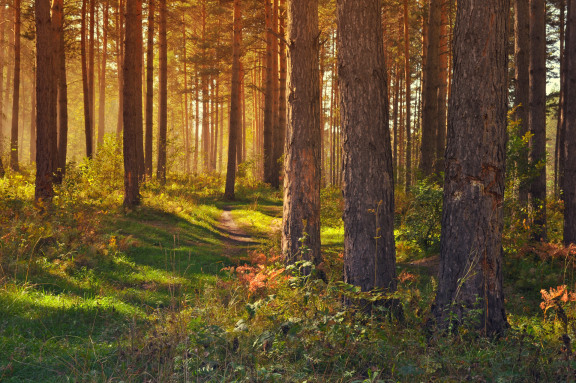
#> input picture 2018-imagexd_scientific_python/skimage/forest.jpg, 576 x 383 px
$ jupyter execute images_are_arrays__solutions.ipynb   (shell and % lines are left out)
#> lines starting #> are read from the running program, lines starting #| are printed output that depends on the picture; after the words box and inside, x2 and y2 are one past the last pixel; in counts of white or black regions, pixels touching at a corner belong together
[cell 1]
import numpy as np
import matplotlib.pyplot as plt

## Exercise

In the film industry, it is often necessary to impose actors on top of a rendered background.  To do that, the actors are filmed on a "green screen".  Here's an example shot (``images/greenscreen.jpg``):

Say we'd like to help these folks travel into a forest (``skimage/forest.jpg``):

Can you transplant the foreground of the greenscreen onto the backdrop of the forest?

[cell 2]
from skimage import io

forest = io.imread('skimage/forest.jpg')
#> forest is the input picture: shape (383, 576, 3); mean R, G, B 102.2, 79, 43.2
people = io.imread('skimage/greenscreen.jpg')
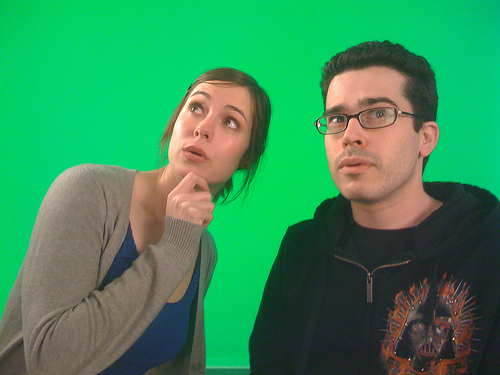
#> input picture 2018-imagexd_scientific_python/skimage/greenscreen.jpg, 500 x 375 px
#> people is the input picture: shape (375, 500, 3); mean R, G, B 56.1, 140.7, 88.5

[cell 3]
forest.shape, people.shape
#> Out = ((383, 576, 3), (375, 500, 3))

[cell 4]
forest = forest[:375, :500, :]
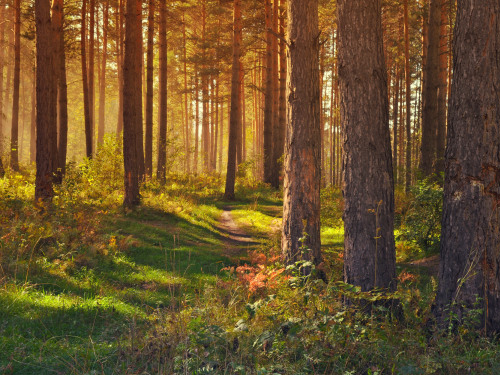
#> forest: shape (375, 500, 3); mean R, G, B 107.1, 81.8, 43.3

from skimage import img_as_float
forest = img_as_float(forest)
people = img_as_float(people)

print(forest.max(), people.max())
#| 1.0 1.0

[cell 5]
mask = people[..., 1] < 0.7
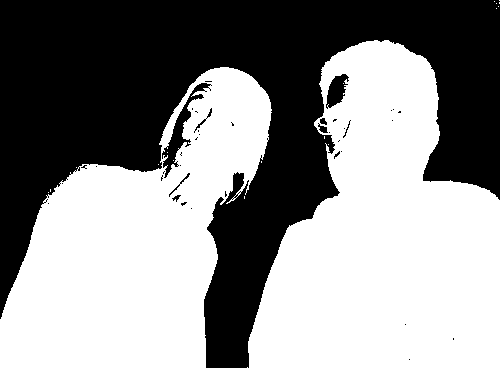
#> mask: shape (375, 500) bool; 55.9% white; 40 black regions (31 under 20 px), largest, box (x1, y1, x2, y2) and area: (0, 0, 500, 368) 80885, (162, 83, 212, 178) 926, (326, 74, 349, 109) 457

[cell 6]
plt.imshow(mask)

[cell 7]
people_selected = people.copy()
#people_selected[mask] = 0

# Should clean up mask a bit here to fill all the holes
from skimage import morphology
mask = morphology.binary_closing(mask, morphology.selem.disk(15))
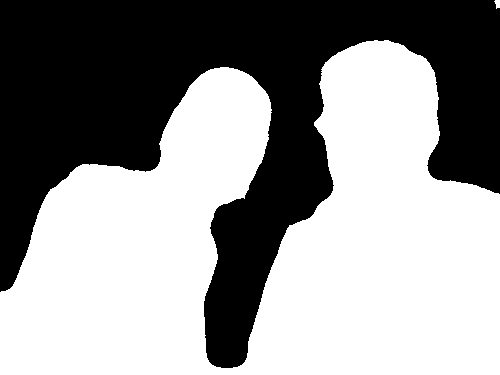
#> mask: shape (375, 500) bool; 57.6% white; 1 black region, box (x1, y1, x2, y2) and area: (0, 0, 500, 368) 79572
#mask = morphology.binary_erosion(mask, morphology.selem.disk(5))

plt.imshow(mask)

[cell 8]
forest_with_ppl = forest.copy()
forest_with_ppl[mask] = people[mask]
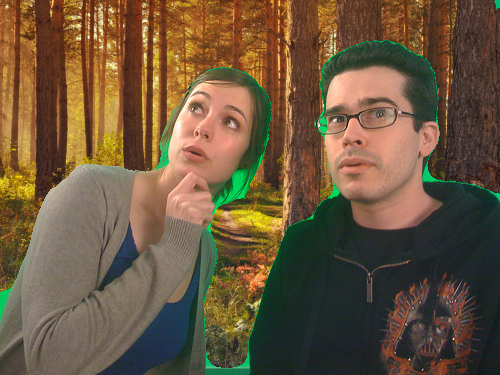
#> forest_with_ppl: shape (375, 500, 3) float64; mean R, G, B 0.422, 0.341, 0.243

plt.imshow(forest_with_ppl)
